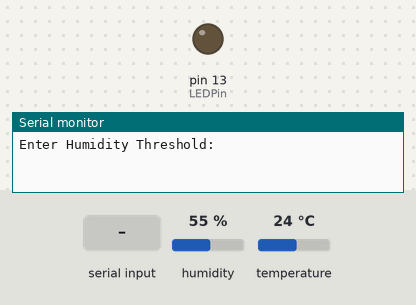
A sketch run on a simulated Arduino Uno, built with avr-gcc and run on an emulated ATmega328P. On the bench: output pins drawn as LEDs (lit = HIGH), the last lines printed to the serial monitor. Inputs (shaded band) come from the test bench; at power-on: humidity 55 %, temperature 24 °C.

Above: at 1.2 s.
1.3 s: "30,150\n" received over Serial
At 2.5 s:
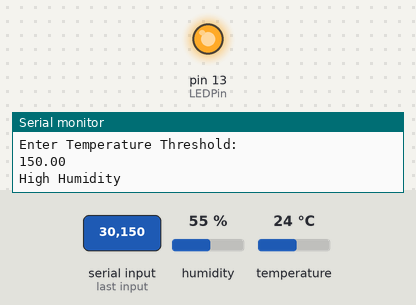
Timing chart, 0 to 10.8 s (numbered marks = the images above; inputs shaded):
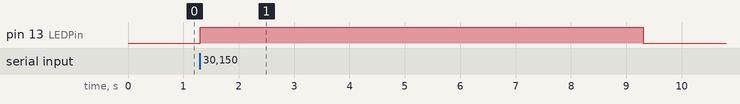

The sketch:

Assignment_01.ino
```cpp
#include <DHT.h>

int DHTPIN = 2;
int LEDPin = 13;
#define DHTTYPE DHT22

DHT dht(DHTPIN, DHTTYPE);

void setup() {
  pinMode(LEDPin, OUTPUT);
  Serial.begin(9600);
  dht.begin();
}

void loop() {

  float humidity = dht.readHumidity();
  float temperature = dht.readTemperature();

  Serial.println("Enter Humidity Threshold: ");
  while(Serial.available()==0){

  }
  float humthr = Serial.parseFloat();
  Serial.println(humthr);

  Serial.println("Enter Temperature Threshold: ");
  while(Serial.available()==0){

  }
  float tempthr = Serial.parseFloat();
  Serial.println(tempthr);

  if(humidity > humthr && temperature > tempthr){
    digitalWrite(LEDPin, HIGH);
    Serial.println("High Temperature and Humidity");
    delay(10000);
    digitalWrite(LEDPin, LOW);
  }
  else if(temperature>tempthr){
    digitalWrite(LEDPin, HIGH);
    Serial.println("High Temperature");
    delay(5000);
    digitalWrite(LEDPin, LOW);
  }
  else if(humidity>humthr){
    digitalWrite(LEDPin, HIGH);
    Serial.println("High Humidity");
    delay(8000);
    digitalWrite(LEDPin, LOW);
  }

  if (isnan(humidity) || isnan(temperature)) {
    Serial.println("Failed to read from DHT sensor!");
    delay(2000);
    return;
  }

  Serial.print("Humidity: ");
  Serial.print(humidity);
  Serial.print(" %\t");

  Serial.print("Temperature: ");
  Serial.print(temperature);
  Serial.println(" °C");

  delay(2000);
}
```

Measured:
- after the input at 1.3 s, pin 13 (LEDPin): LOW → HIGH at once, → LOW 8.0 s later
